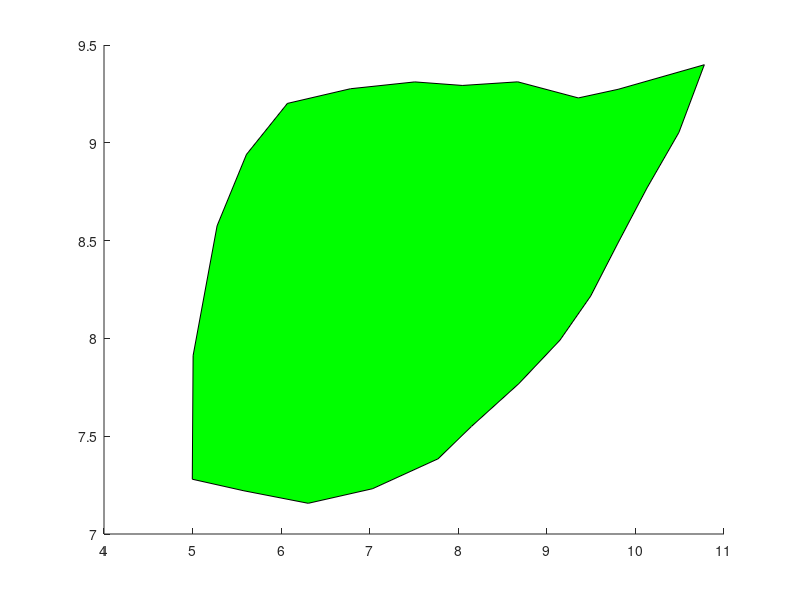

Write the MATLAB code that produced this figure. (Note: this script raises an error after producing the figure.)
% This script has the fixed code if you are struggling to debug!

%% SOLUTION: Breakout 1 
% This section has the fixed code if you are struggling to debug!

%read in data
data = csvread('leaf.csv'); % correct filename
%plot data
l = patch(data(:,1), data(:,2), 'green');
l.LineWidth = 2;

%% SOLUTION: Breakout 2

%read in data
data = csvread('leaf.csv');
%plot data
l = patch(data(:,1), data(:,2), [0.5686 0.5882 0.3765]);
l.LineWidth = 1; % change to 1

%% SOLUTION: Breakout 3

%read in data
data = csvread('leaf.csv');
%plot data
l = patch(data(:,1), data(:,2), 'green');
l.LineWidth = 1; % change to 1
